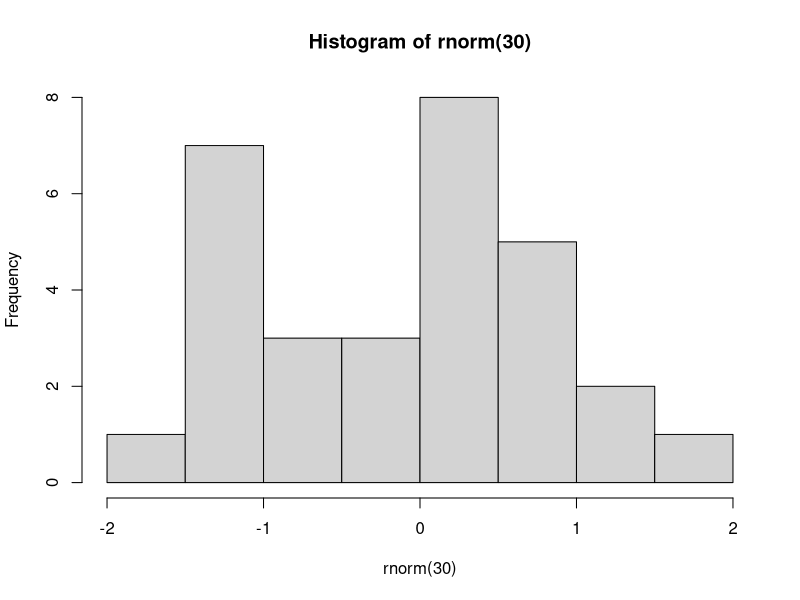

The R script that drew this image:
## ---- chunk 1
hist(rnorm(30))
